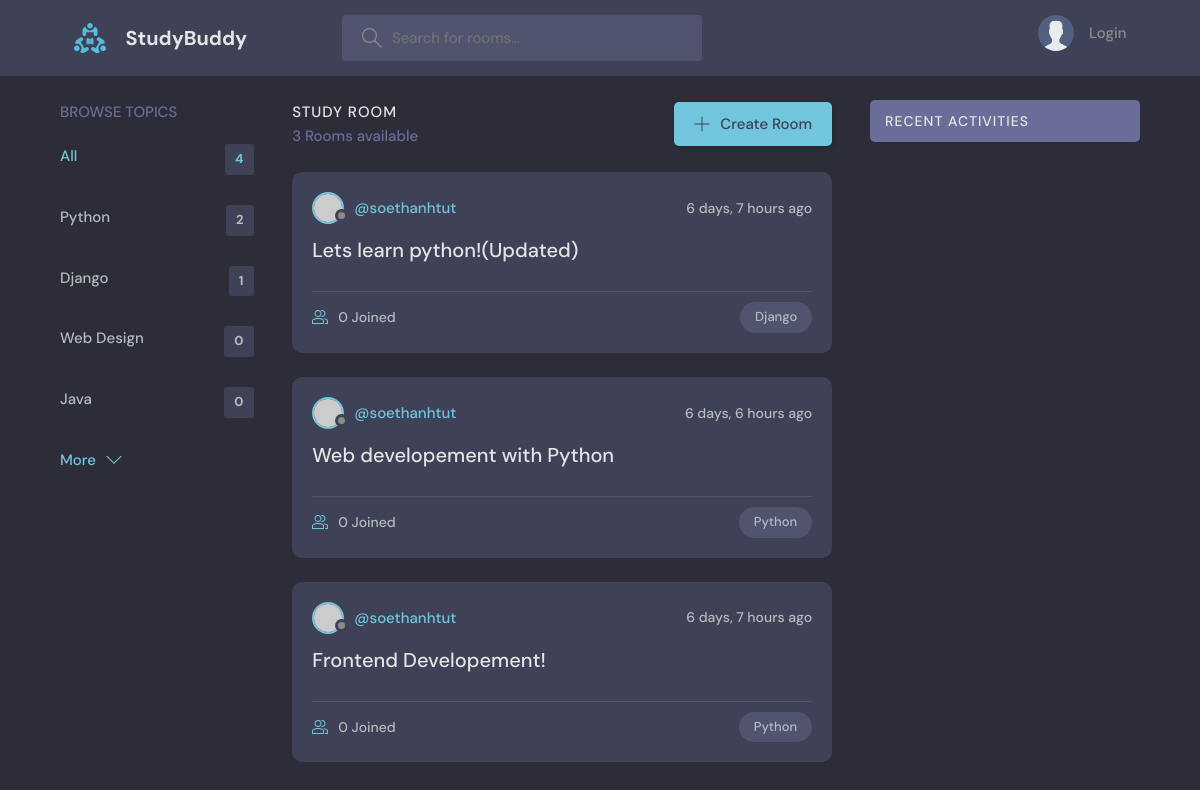
Before: / with the older database file.
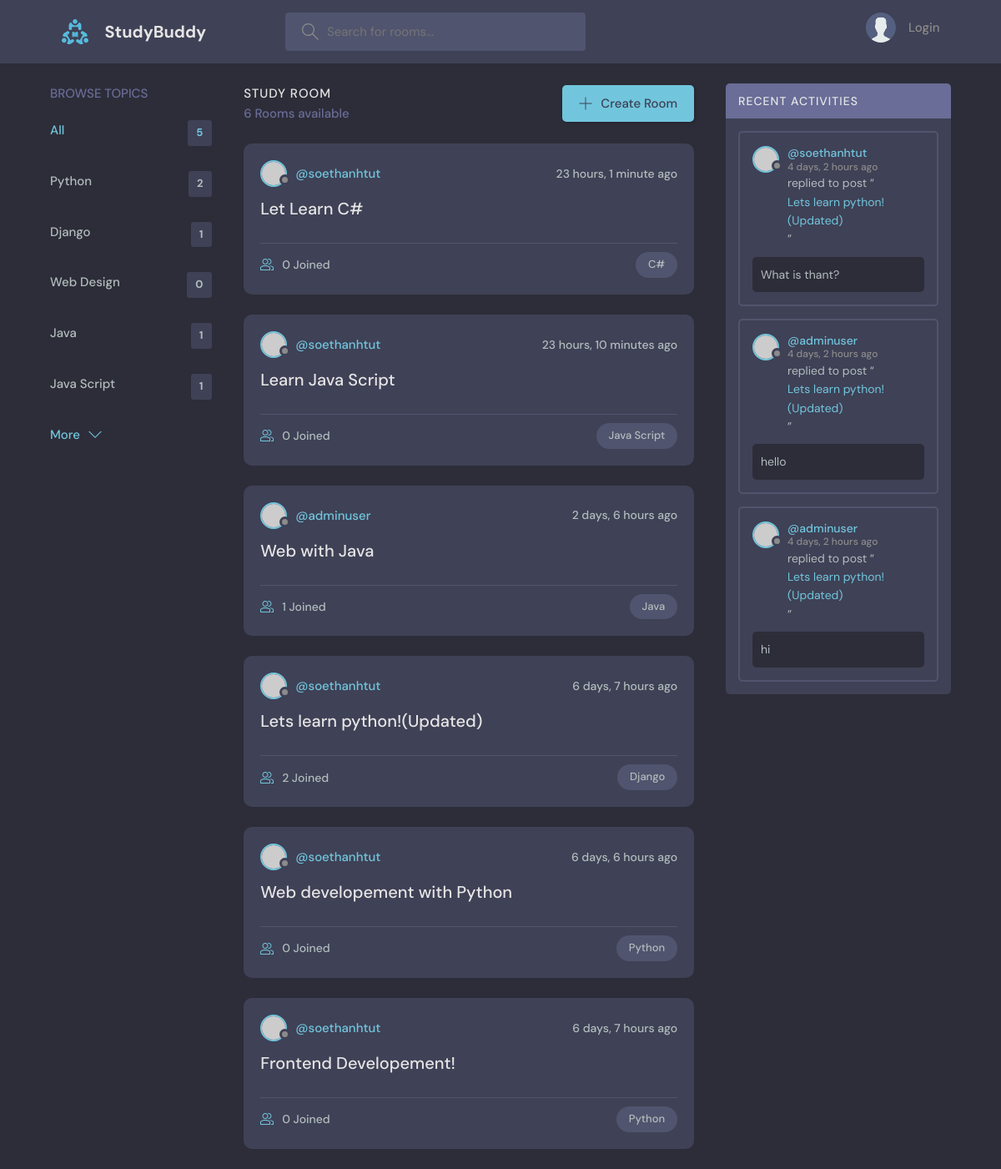
After: the same page with the newer database file.
### base/models.py (models this page shows, shortened)
class Topic(models.Model):
    name=models.CharField(max_length=200)

class Room(models.Model):
    host=models.ForeignKey(User,on_delete=models.SET_NULL,null=True)
    topic=models.ForeignKey(Topic,on_delete=models.SET_NULL,null=True)
    name=models.CharField(max_length=200)
    description=models.TextField(null=True,blank=True)
    participants=models.ManyToManyField(User,related_name='participants',blank=True)
    updated=models.DateTimeField(auto_now=True)
    created=models.DateTimeField(auto_now_add=True)
    class Meta:
        ordering=['-updated','-created']
    def __str__(self):
        return self.name

class Message(models.Model):
    user=models.ForeignKey(User,on_delete=models.CASCADE)
    room=models.ForeignKey(Room,on_delete=models.CASCADE)
    body=models.TextField()
    updated=models.DateTimeField(auto_now=True)
    created=models.DateTimeField(auto_now_add=True)
    class Meta:
        ordering=['-updated','-created']

### base/views.py (the view)
# urls.py: path('', views.home ,name='home'),
def home(request):
    q=request.GET.get('q') if request.GET.get('q')!=None else ''
    rooms=Room.objects.filter(Q(topic__name__icontains=q)|Q(name__icontains=q)|Q(description__icontains=q))
    topic=Topic.objects.all()[0:5]
    room_count=rooms.count()
    room_message=Message.objects.filter(Q(room__topic__name__icontains=q))
    context={'rooms':rooms,'topics':topic,'room_count':room_count,'messages':room_message}
    return render(request,'base/home.html',context)

### templates/base/home.html (shortened to what this page needs)
{% extends 'main.html' %} {% block content %}
<main class="layout layout--3">
  <div class="container">
    {% include 'base/topic_component.html' %}
    <div class="roomList">
      <div class="roomList__header">
        <div>
          <h2>Study Room</h2>
          <p>{{room_count}} Rooms available</p>
        </div>
        <a class="btn btn--main" href="{% url 'create_room'%}">
          <svg
            version="1.1"
            xmlns="http://www.w3.org/2000/svg"
            width="32"
            height="32"
            viewBox="0 0 32 32"
          >
            <title>add</title>
            <path
              d="M16.943 0.943h-1.885v14.115h-14.115v1.885h14.115v14.115h1.885v-14.115h14.115v-1.885h-14.115v-14.115z"
            ></path>
          </svg>
          Create Room
        </a>
      </div>
      {% include 'base/feed_component.html' %}
    </div>
    {% include 'base/activity_component.html' %}
  </div>
</main>
{% endblock content %}

### templates/base/topic_component.html
<div class="topics">
  <div class="topics__header">
    <h2>Browse Topics</h2>
  </div>
  <ul class="topics__list">
    <li>
      <a href="{% url 'home' %}" class="active"
        >All <span>{{topics.count}}</span></a
      >
    </li>
    {% for topic in topics %}
    <li>
      <a href="{% url 'home' %}?q={{topic.name}}"
        >{{topic.name}} <span>{{topic.room_set.all.count}}</span></a
      >
    </li>
    {% endfor %}
  </ul>
  <a class="btn btn--link" href="{% url 'topics'%}">
    More
    <svg
      version="1.1"
      xmlns="http://www.w3.org/2000/svg"
      width="32"
      height="32"
      viewBox="0 0 32 32"
    >
      <title>chevron-down</title>
      <path d="M16 21l-13-13h-3l16 16 16-16h-3l-13 13z"></path>
    </svg>
  </a>
</div>

### templates/base/feed_component.html (shortened to what this page needs)
{% for room in rooms %}
<div class="roomListRoom">
  <div class="roomListRoom__header">
    <a href="{% url 'profile' room.host.id%}" class="roomListRoom__author">
      <div class="avatar avatar--small">
        <img src="https://randomuser.me/api/portraits/women/11.jpg" />
      </div>
      <span>@{{room.host.username}}</span>
    </a>
    <div class="roomListRoom__actions">
      <span>{{room.created|timesince}} ago</span>
    </div>
  </div>
  <div class="roomListRoom__content">
    <a href="{% url 'room' room.id %}">{{room.name}}</a>
  </div>
  <div class="roomListRoom__meta">
    <a href="{% url 'room' room.id %}" class="roomListRoom__joined">
      {{room.participants.all.count}} Joined
    </a>
    <p class="roomListRoom__topic">{{room.topic.name}}</p>
  </div>
</div>
{% endfor %}

### templates/base/activity_component.html (shortened to what this page needs)
<div class="activities">
  <div class="activities__header">
    <h2>Recent Activities</h2>
  </div>
  {% for message in messages %}
  <div class="activities__box">
    <div class="activities__boxHeader roomListRoom__header">
      <a href="{% url 'profile' message.user.id%}" class="roomListRoom__author">
        <div class="avatar avatar--small">
          <img src="https://randomuser.me/api/portraits/women/11.jpg" />
        </div>
        <p>
          @{{message.user}}
          <span>{{message.created|timesince}} ago</span>
        </p>
      </a>
    </div>
    <div class="activities__boxContent">
      <p>
        replied to post “<a href="{% url 'room' message.room.id%}"
          >{{message.room}}</a
        >”
      </p>
      <div class="activities__boxRoomContent">{{message.body}}</div>
    </div>
  </div>
  {% endfor %}
</div>

Changed rows visible on the page:
computed for Topic "Java": room_set.all.count "0" → "1"
added Topic: name "Java Script", room_set.all.count "1"
added Room: host.username "soethanhtut", created "23 hours, 1 minute", name "Let Learn C#", participants.all.count "0", topic.name "C#"
added Room: host.username "soethanhtut", created "23 hours, 10 minutes", name "Learn Java Script", participants.all.count "0", topic.name "Java Script"
added Room: host.username "adminuser", created "2 days, 6 hours", name "Web with Java", participants.all.count "1", topic.name "Java"
changed Room "Lets learn python!(Updated)": participants.all.count "0" → "2"
added Message: user "soethanhtut", created "4 days, 2 hours", room "Lets learn python!(Updated)", body "What is thant?"
added Message: user "adminuser", created "4 days, 2 hours", room "Lets learn python!(Updated)", body "hello"
added Message: user "adminuser", created "4 days, 2 hours", room "Lets learn python!(Updated)", body "hi"
Other visible differences:
{{ topics.count }}: "4" → "5"
{{ room_count }}: "3" → "6"
